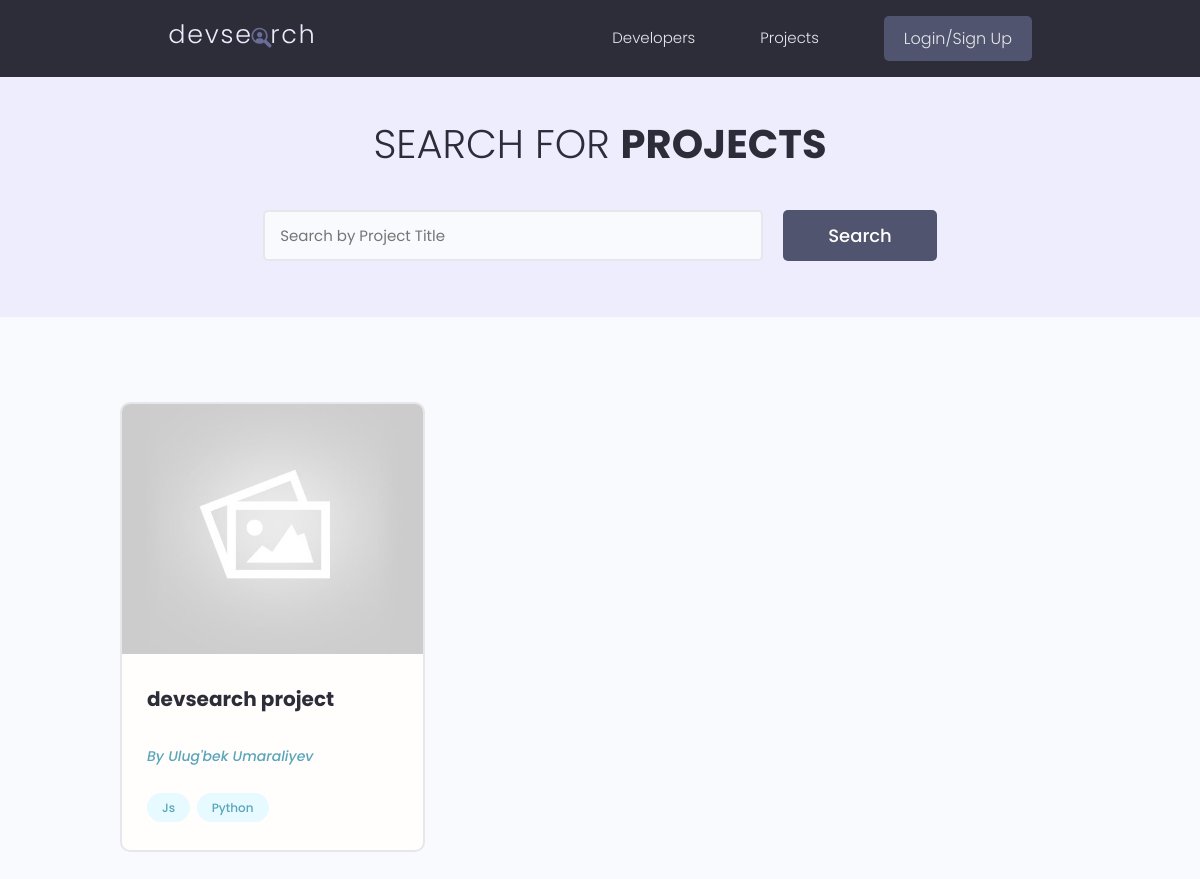
The page / on the database its author committed.
### main/models.py (models this page shows, shortened)
class Project(models.Model):
    owner = models.ForeignKey(to=Profile, on_delete=models.CASCADE)
    title = models.CharField(max_length=255, unique=True)  # unique=True
    description = models.TextField(null=True, blank=True)
    photo = models.ImageField(upload_to='project-photos/',
                              default='devsearch-test/project-photos/project-default.jpg', null=True,
                              blank=True)
    source_code = models.URLField(null=True, blank=True)
    live_demo = models.URLField(null=True, blank=True)
    tags = models.ManyToManyField(to='Tag')
    id = models.UUIDField(default=uuid.uuid4, editable=False, primary_key=True, unique=True)
    created = models.DateTimeField(auto_now_add=True)
    updated = models.DateTimeField(auto_now=True)

class Tag(models.Model):
    name = models.CharField(max_length=255)
    id = models.UUIDField(default=uuid.uuid4, editable=False, primary_key=True, unique=True)
    created = models.DateTimeField(auto_now_add=True)
    updated = models.DateTimeField(auto_now=True)

### users/models.py (models this page shows, shortened)
class Profile(AbstractBaseUser, PermissionsMixin):
    email = models.EmailField(max_length=255, unique=True)
    first_name = models.CharField(max_length=255)
    last_name = models.CharField(max_length=255)
    is_staff = models.BooleanField(default=False)
    photo = models.ImageField(upload_to='profile-avatars/', default='devsearch-test/profile-avatars/user-default.png',
                              null=True,
                              blank=True)
    short_intro = models.CharField(max_length=255, null=True, blank=True)
    location = models.CharField(max_length=255, null=True, blank=True)
    description = models.TextField(null=True, blank=True)
    social_instagram = models.URLField(null=True, blank=True)
    social_facebook = models.URLField(null=True, blank=True)
    social_website = models.URLField(null=True, blank=True)
    social_github = models.URLField(null=True, blank=True)
    social_linkedin = models.URLField(null=True, blank=True)
    id = models.UUIDField(default=uuid.uuid4, unique=True, primary_key=True, editable=False)
    created = models.DateTimeField(auto_now_add=True)
    updated = models.DateTimeField(auto_now=True)
    objects = ProfileManager()
    USERNAME_FIELD = 'email'
    REQUIRED_FIELDS = ['first_name', 'last_name']
    @property
    def get_full_name(self):
        return f'{self.first_name} {self.last_name}'

### main/views.py (the view)
# urls.py: path('', views.ProjectsListView.as_view(), name='home'),
class ProjectsListView(ListView):
    queryset = models.Project.objects.all().order_by('created')
    context_object_name = 'projects'
    template_name = 'main/index.html'
    paginate_by = 3
    paginator_class = Paginator

### main/templates/main/index.html (shortened to what this page needs)
{% extends 'base.html' %}
{% block content %}
<main class="projects">
    <section class="hero-section text-center">
        <div class="container container--narrow">
            <div class="hero-section__box">
                <h2>Search for <span>Projects</span></h2>
            </div>
            <div class="hero-section__search">
                <form class="form" action="#" method="get">
                    <div class="form__field">
                        <input class="input input--text" id="formInput#search" type="text" name="text"
                               placeholder="Search by Project Title"/>
                    </div>
                    <input class="btn btn--sub btn--lg" type="submit" value="Search"/>
                </form>
            </div>
        </div>
    </section>
    <section class="projectsList">
        <div class="container">
            <div class="grid grid--three">
                {% for project in projects %}
                <div class="column">
                    <div class="card project">
                        <a href="{% url 'main:project_detail' pk=project.id %}" class="project" style="width: 100%;">
                            <img class="project__thumbnail" src="{{ project.photo.url }}" alt="{{ project.title }}" />
                            <div class="card__body">
                                <h3 class="project__title">{{ project.title }}</h3>
                                <p>
                                    <a class="project__author" href="{% url 'users:account_detail' pk=project.owner.id %}">
                                        By {{ project.owner.get_full_name }}
                                    </a>
                                </p>
                                <br>
                                <div class="project__tags">
                                    {% for tag in project.tags.all %}
                                    <span class="tag tag--pill tag--main">
                                      <small>{{ tag.name }}</small>
                                    </span>
                                    {% endfor %}
                                </div>
                            </div>
                        </a>
                    </div>
                </div>
                {% endfor %}
            </div>
        </div>
    </section>
</main>
{% endblock content %}

### static/styles/app.css (style rules this page uses)
:root { --color-sub: #2d2d39; }
.btn--sub { background-color: var(--color-sub-light); }
.card { border: 2px solid var(--color-light); }
img { width: 100%; }
.hero-section { height: 40vh; display: flex; align-items: center; background-color: var(--color-sub); }
.hero-section__box { margin-bottom: 4rem; }
.hero-section__box > h2, .hero-section__box > h2 > span { font-size: 4rem; color: var(--color-light); line-height: 1.3; text-transform: uppercase; }
.hero-section__box > h2 { font-weight: 300; }
.hero-section__box > h2 > span { font-weight: 700; }
.hero-section__search > .form { display: flex; align-items: center; justify-content: center; gap: 2rem; }
.hero-section__search > .form input.input--text { width: 50rem; }
.project__author { font-size: 1.4rem; font-style: italic; }
.projects > .hero-section { background: var(--color-sub-lighter); height: 30vh; }
.projects .hero-section__box { margin-bottom: 2.5rem; }
.projects .hero-section__box > h2 { color: var(--color-sub); }
.projects .hero-section__box > h2 > span { font-weight: 700; color: var(--color-sub); }
.projectsList { margin-top: 8rem; }
.project__thumbnail { height: 25rem; object-fit: cover; object-position: top center; }
.project__title { font-size: 2rem; font-weight: 700; color: var(--color-sub); }

### static/uikit/styles/modules/_variables.css (style rules this page uses)
:root { --color-main: #5aa5b9; --color-main-light: #e6faff; --color-sub: #3f4156; --color-sub-light: #51546e; --color-sub-lighter: #ededfd; --color-text: #737373; --color-gray: #8b8b8b; --color-light: #e5e7eb; --color-light-gray: #767676; --color-bg: #f8fafd; --color-white: #fffefd; --color-white-light: #f3f3f3; --color-success: #359e64; --color-success-bg: #def8e8; --color-error: #fc4b0b; --color-error-bg: #fff2ee; --font-base: 'Poppins', arial, helvetica, 'Segoe UI', roboto, ubuntu, sans-serif; --font-monospace: 'Fira Code', 'Courier New', courier, monospace; --font-regular: 300; --font-medium: 500; --font-bold: 700; --generic-shadow: 1px 1px 5px #00000010; --generic-transition: all 0.3s ease-in-out; }

### static/uikit/styles/modules/_base.css (style rules this page uses)
* { margin: 0; padding: 0; box-sizing: border-box; text-rendering: optimizeLegibility; color: inherit; font-size: inherit; }
html { font-size: 50%; }
@media only screen and (min-width: 480px) { html { font-size: 56.25%; } }
@media only screen and (min-width: 1200px) { html { font-size: 62.5%; } }
body { line-height: 1.6; font-weight: 400; font-size: 1.5rem; color: var(--color-text); background-color: var(--color-bg); min-height: 100vh; }

### static/uikit/styles/modules/_typography.css (style rules this page uses)
* { font-family: var(--font-base); }
h2 { font-size: 3.6rem; font-weight: var(--font-bold); }
h3 { font-size: 3.2rem; font-weight: var(--font-medium); }
p, span, strong { font-size: 1.6rem; color: var(--color-text); font-weight: var(--font-regular); }
a { padding-bottom: 2px; text-decoration: none; display: inline-block; color: var(--color-main); font-weight: var(--font-medium); }

### static/uikit/styles/modules/_utilities.css (style rules this page uses)
.container { width: 92%; max-width: 165rem; margin: 0 auto; box-sizing: border-box; }
.container--narrow { width: 92%; max-width: 120rem; }
@media screen and (min-width: 1000px) { .container { width: 90%; } }
@media screen and (min-width: 1000px) { .container--narrow { width: 85%; } }
@media screen and (min-width: 1200px) { .container { width: 80%; } }
@media screen and (min-width: 1200px) { .container--narrow { width: 72%; } }
.text-center { text-align: center; }

### static/uikit/styles/modules/_button.css (style rules this page uses)
.btn { display: inline-block; position: relative; cursor: pointer; background-color: var(--color-light); font-weight: var(--font-medium); color: var(--color-sub); text-decoration: none; padding: 1rem 2rem; border-radius: 0.5rem; border: none; width: -webkit-fit-content; width: -moz-fit-content; width: fit-content; height: -webkit-fit-content; height: -moz-fit-content; height: fit-content; font-size: 1.6rem; outline-width: 0; outline-color: transparent; -webkit-backface-visibility: hidden; backface-visibility: hidden; transition: all 0.3s ease-in-out; }
.btn--sub { background-color: var(--color-sub); color: var(--color-white); }
.btn--lg { font-size: 1.8rem; padding: 1.2rem 4.5rem; }

### static/uikit/styles/modules/_card.css (style rules this page uses)
.card { border-radius: 1rem; background-color: var(--color-white); border: 1.5px solid var(--color-light); width: auto; height: auto; margin-top: 0.5rem; margin-bottom: 0.5rem; overflow: hidden; }
.card__body, .card__header { padding: 2rem 2.5rem; }

### rows shown on the page
Project: photo (placeholder picture), title "devsearch project", owner.get_full_name "Ulug'bek Umaraliyev"
Tag: name "Js"
Tag: name "Python"
